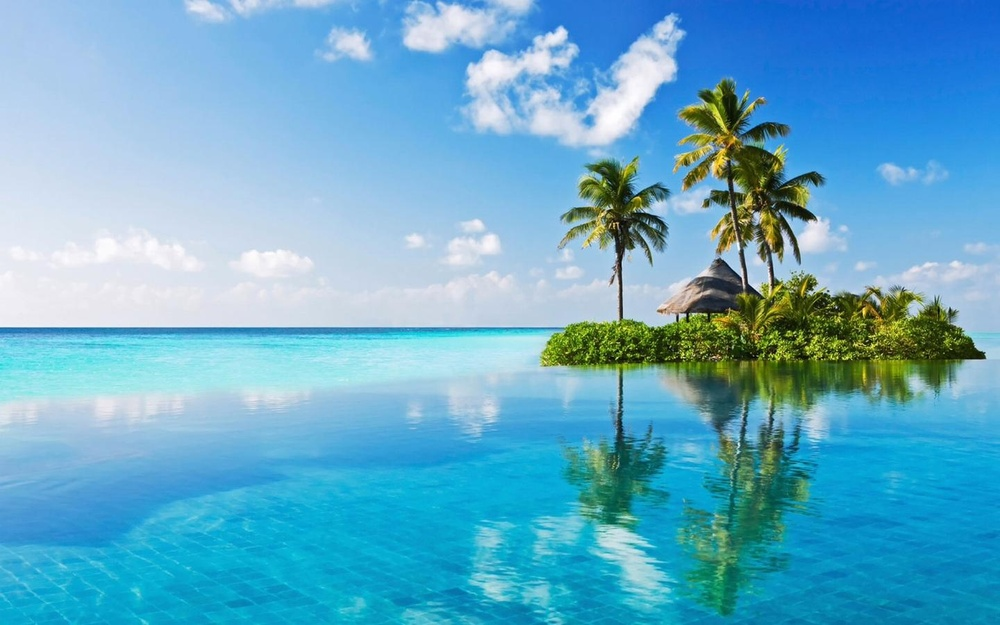
%> input picture src/singnal statiscal/color transfer/data/1.jpg, 1000 x 625 px, shrunk from 1440 x 900 before the run
$ octave testTurn.m   (GNU Octave 9; MATLAB toolbox functions it lacks are replaced by stand-ins)
%> lines starting %> are read from the running program, lines starting %| are printed output that depends on the picture
%> further down, imdata is the input picture: size 625x1000x3 uint8; mean R, G, B 100.7, 171.6, 200.9
### src/singnal statiscal/color transfer/stpRgb2Lab.m
function labimg = stpRgb2Lab(rgbimg)
%% rgb 转换到 lab 颜色空间

    rgbimg = im2double(rgbimg);

    R = rgbimg(:, :, 1);
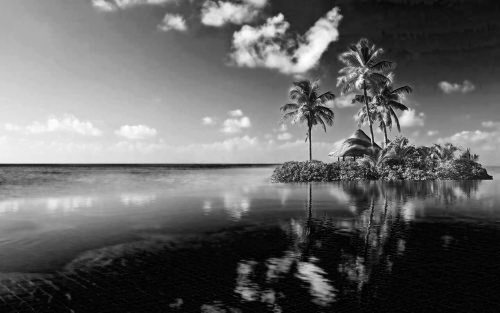
%> R: size 625x1000 double (shown at 1/2 size); min 0, max 1, mean 0.395
    G = rgbimg(:, :, 2);
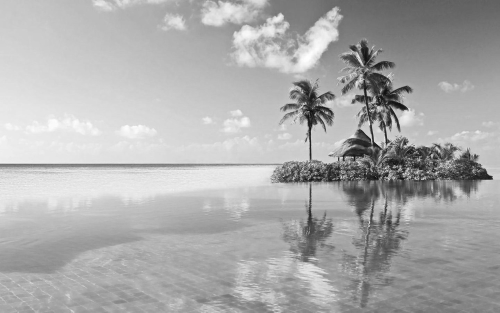
%> G: size 625x1000 double (shown at 1/2 size); min 0, max 1, mean 0.673
    B = rgbimg(:, :, 3);
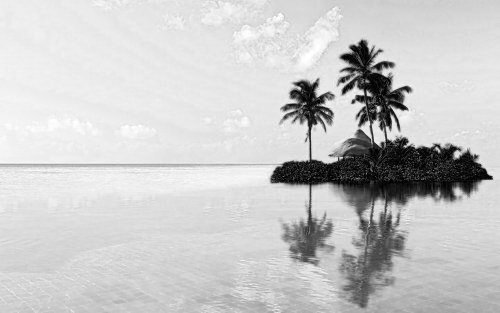
%> B: size 625x1000 double (shown at 1/2 size); min 0, max 1, mean 0.788

    if ((max(max(R)) > 1.0) || (max(max(G)) > 1.0) || (max(max(B)) > 1.0))
      R = R /255;
      G = G /255;
      B = B /255;
    end

    [M, N] = size(R);
    s = M*N;

    % Set a threshold
    T = 0.008856;

    RGB = [reshape(R, 1, s); reshape(G, 1, s); reshape(B, 1, s)];

    % RGB to XYZ
    MAT = [0.412453 0.357580 0.180423;
           0.212671 0.715160 0.072169;
           0.019334 0.119193 0.950227];
    XYZ = MAT * RGB;

    X = XYZ(1, :) / 0.950456;
    Y = XYZ(2, :);
    Z = XYZ(3, :) / 1.088754;

    XT = X > T;
%> XT = 625000 logical values, 624995 true
    YT = Y > T;
%> YT = 625000 logical values, 624995 true
    ZT = Z > T;
%> ZT = 625000 logical values, 624902 true

    fX = XT .* X.^(1/3) + (~XT) .* (7.787 .* X + 16/116);

    % Compute L
    Y3 = Y.^(1/3);
    fY = YT .* Y3 + (~YT) .* (7.787 .* Y + 16/116);
    L  = YT .* (116 * Y3 - 16.0) + (~YT) .* (903.3 * Y);

    fZ = ZT .* Z.^(1/3) + (~ZT) .* (7.787 .* Z + 16/116);

    % Compute a and b
    a = 500 * (fX - fY);
    b = 200 * (fY - fZ);

    L = reshape(L, M, N);
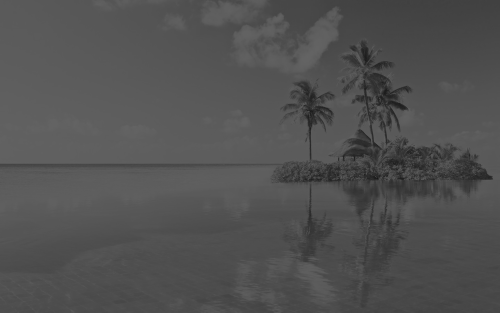
%> L: size 625x1000 double (shown at 1/2 size); min 0.753, max 100, mean 81.9
    a = reshape(a, M, N);
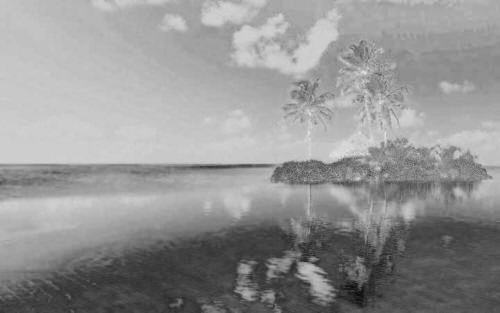
%> a: size 625x1000 double (shown at 1/2 size); min -48.37, max 12.33, mean -13.03; drawn with min black and max white
    b = reshape(b, M, N);
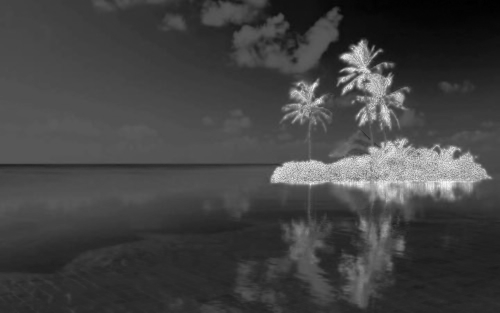
%> b: size 625x1000 double (shown at 1/2 size); min -42.48, max 76.51, mean -11.2; drawn with min black and max white

    labimg = cat(3, L, a, b);
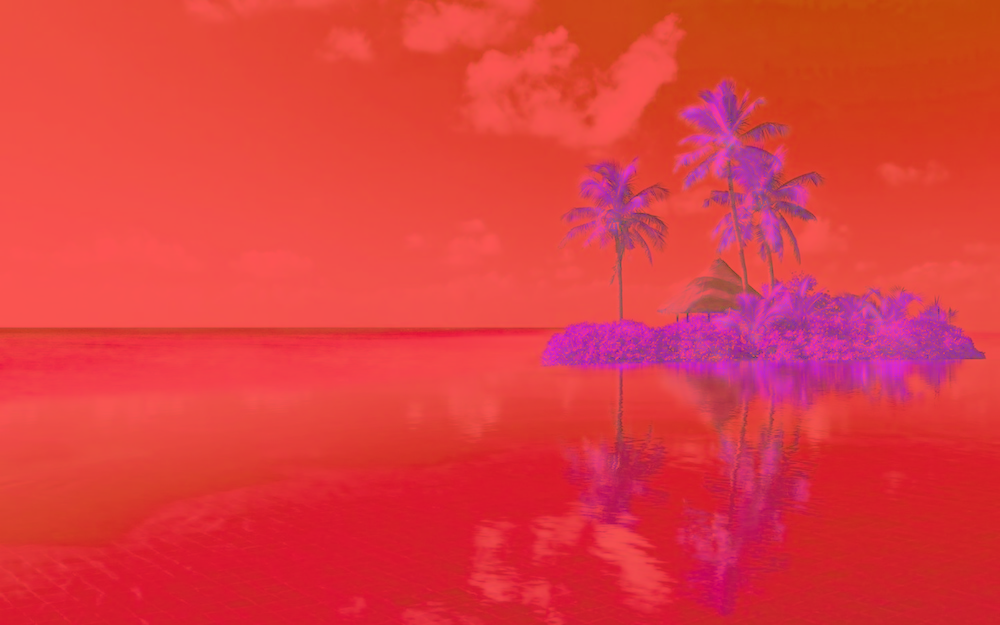
%> labimg: size 625x1000x3 double; mean R, G, B 81.9, -13, -11.2; drawn with min black and max white
end

### src/singnal statiscal/color transfer/stpLab2Rgb.m
function rgbimg = stpLab2Rgb(labimg)
%% lab 转换到 rgb 颜色空间

    L = labimg(:, :, 1);
    a = labimg(:, :, 2);
    b = labimg(:, :, 3);

    % Thresholds
    T1 = 0.008856;
    T2 = 0.206893;

    [M, N] = size(L);
    s = M * N;
    L = reshape(L, 1, s);
    a = reshape(a, 1, s);
    b = reshape(b, 1, s);

    % Compute Y
    fY = ((L + 16) / 116) .^ 3;
    YT = fY > T1;
    fY = (~YT) .* (L / 903.3) + YT .* fY;
    Y = fY;

    % Alter fY slightly for further calculations
    fY = YT .* (fY .^ (1/3)) + (~YT) .* (7.787 .* fY + 16/116);

    % Compute X
    fX = a / 500 + fY;
    XT = fX > T2;
    X = (XT .* (fX .^ 3) + (~XT) .* ((fX - 16/116) / 7.787));

    % Compute Z
    fZ = fY - b / 200;
    ZT = fZ > T2;
    Z = (ZT .* (fZ .^ 3) + (~ZT) .* ((fZ - 16/116) / 7.787));

    X = X * 0.950456;
    Z = Z * 1.088754;

    MAT = [ 3.240479 -1.537150 -0.498535;
           -0.969256  1.875992  0.041556;
            0.055648 -0.204043  1.057311];

    RGB = max(min(MAT * [X; Y; Z], 1), 0);

    rgbimg(:,:,1) = reshape(RGB(1,:), M, N) * 255;
%> rgbimg: size 625x1000 double
    rgbimg(:,:,2) = reshape(RGB(2,:), M, N) * 255;
    rgbimg(:,:,3) = reshape(RGB(3,:), M, N) * 255;
%> rgbimg: size 625x1000x3 double

    rgbimg = uint8(round(rgbimg));
end

### src/singnal statiscal/color transfer/testTurn.m
%% 测试颜色空间转换的代码
path = 'F:\picture\cvx\bbs\1.jpg';
imdata = imread(path);

lab = stpRgb2Lab(imdata);
rgb = stpLab2Rgb(lab);

figure;
subplot(1,2,1);
imshow(imdata);

hold on;
subplot(1, 2, 2);
imshow(rgb);

$ run again, with src/singnal statiscal/color transfer/data/10.jpg copied over src/singnal statiscal/color transfer/data/1.jpg
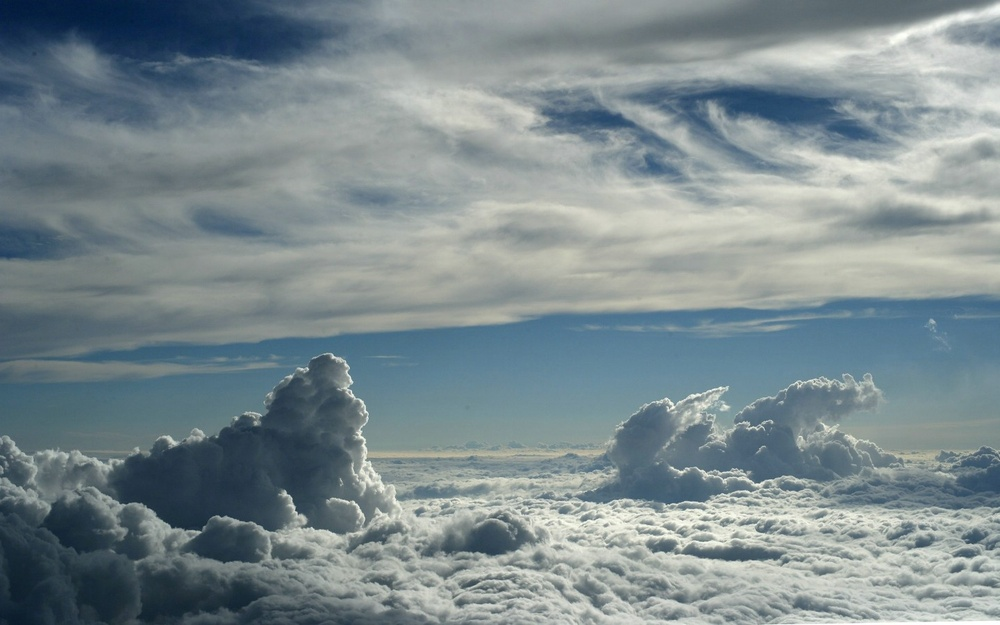
%> input picture src/singnal statiscal/color transfer/data/10.jpg, 1000 x 625 px, shrunk from 1440 x 900 before the run
%> imdata is the input picture: size 625x1000x3 uint8; mean R, G, B 124.2, 138.6, 142.9
%> in stpRgb2Lab, `B = rgbimg(:, :, 3);`:
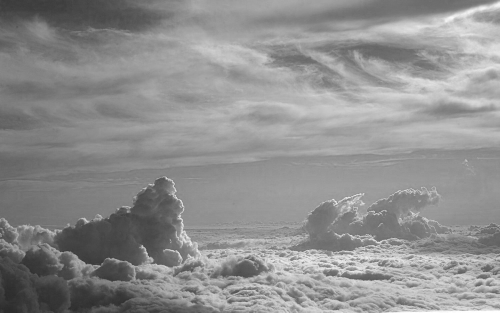
%> B: size 625x1000 double (shown at 1/2 size); min 0.157, max 1, mean 0.56
%> XT = 625000 logical values, 625000 true
%> in stpRgb2Lab, `labimg = cat(3, L, a, b);`:
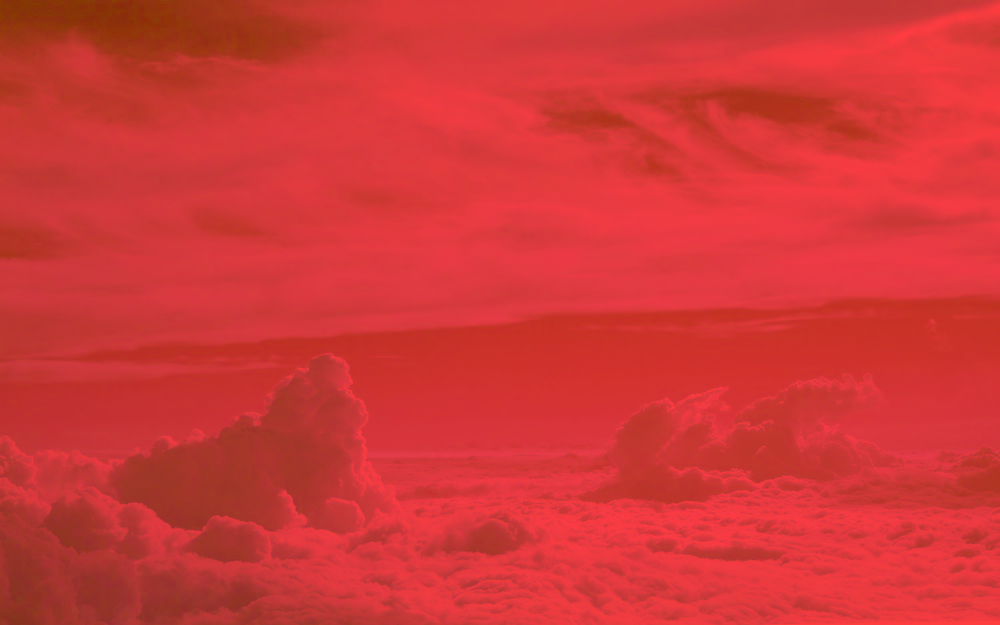
%> labimg: size 625x1000x3 double; mean R, G, B 76.8, -3, -3.3; drawn with min black and max white

$ run again, with src/singnal statiscal/color transfer/data/11.jpg copied over src/singnal statiscal/color transfer/data/1.jpg
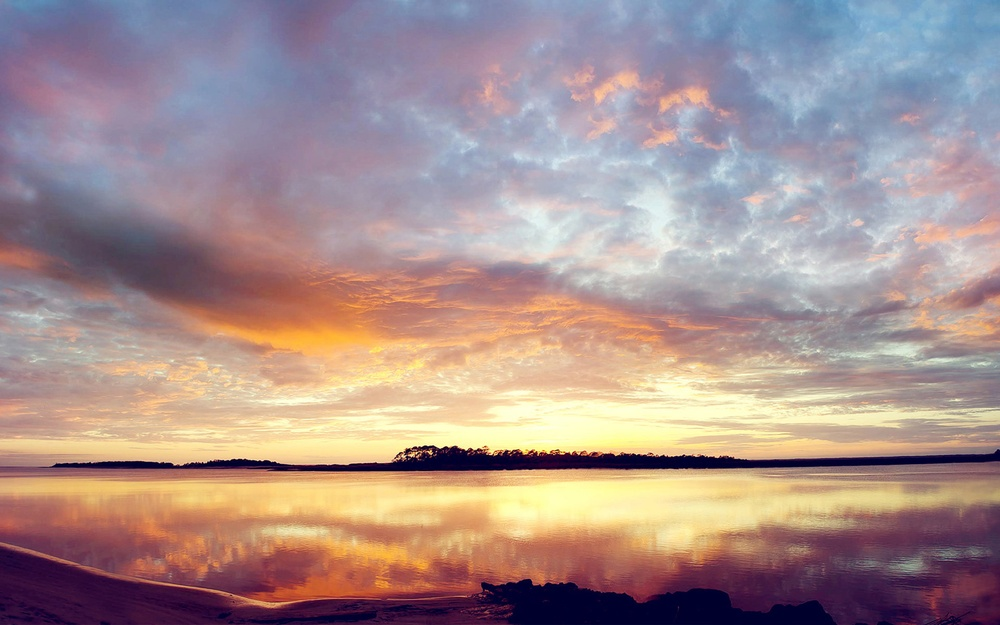
%> input picture src/singnal statiscal/color transfer/data/11.jpg, 1000 x 625 px, shrunk from 1920 x 1200 before the run
%> imdata is the input picture: size 625x1000x3 uint8; mean R, G, B 166.6, 144.6, 142.8
%> in stpRgb2Lab, `B = rgbimg(:, :, 3);`:
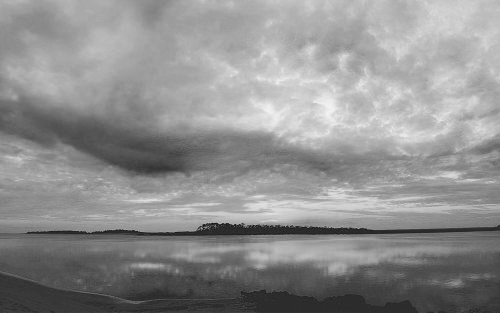
%> B: size 625x1000 double (shown at 1/2 size); min 0, max 0.957, mean 0.56
%> XT = 625000 logical values, 625000 true
%> YT = 625000 logical values, 624993 true
%> ZT = 625000 logical values, 624965 true
%> in stpRgb2Lab, `labimg = cat(3, L, a, b);`:
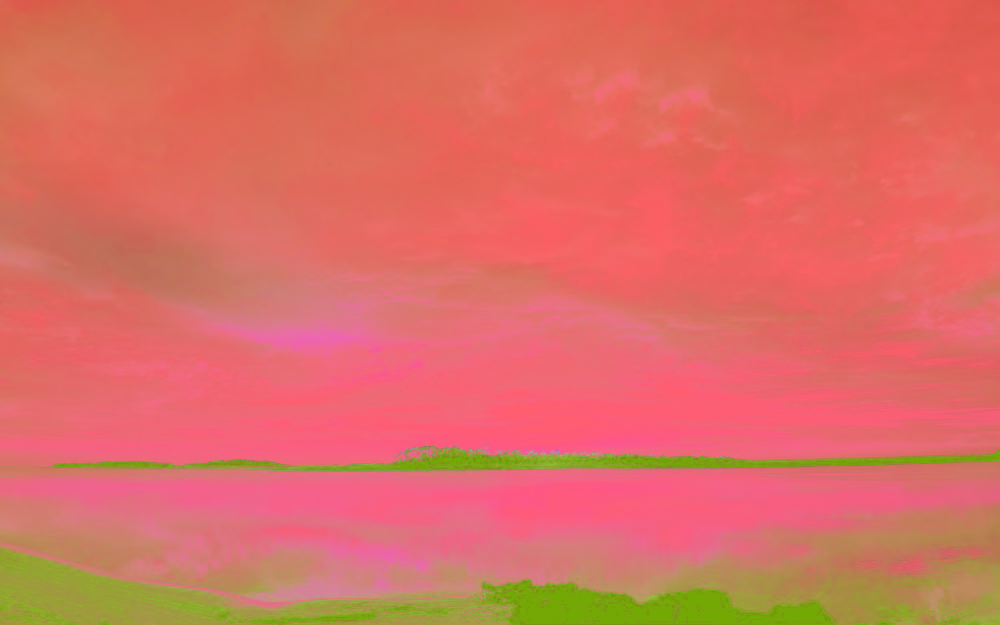
%> labimg: size 625x1000x3 double; mean R, G, B 78.4, 7, 0.2; drawn with min black and max white
